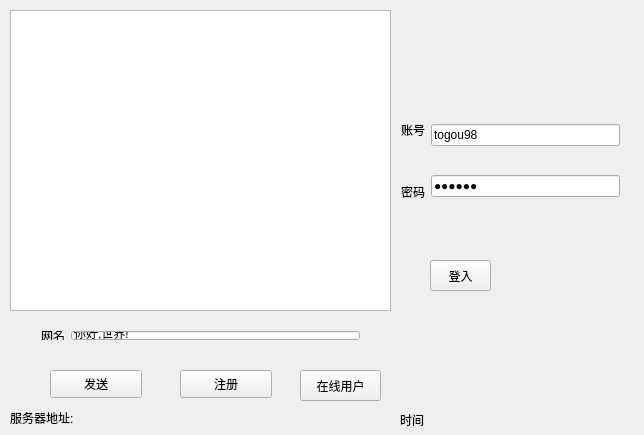
<?xml version="1.0" encoding="UTF-8"?>
<ui version="4.0">
 <class>Widget</class>
 <widget class="QWidget" name="Widget">
  <property name="geometry">
   <rect>
    <x>0</x>
    <y>0</y>
    <width>644</width>
    <height>435</height>
   </rect>
  </property>
  <property name="sizePolicy">
   <sizepolicy hsizetype="Fixed" vsizetype="Fixed">
    <horstretch>0</horstretch>
    <verstretch>0</verstretch>
   </sizepolicy>
  </property>
  <property name="windowTitle">
   <string>在线聊天室</string>
  </property>
  <property name="windowOpacity">
   <double>1.000000000000000</double>
  </property>
  <widget class="QPushButton" name="send">
   <property name="geometry">
    <rect>
     <x>50</x>
     <y>370</y>
     <width>92</width>
     <height>28</height>
    </rect>
   </property>
   <property name="text">
    <string>发送</string>
   </property>
  </widget>
  <widget class="QPlainTextEdit" name="record">
   <property name="geometry">
    <rect>
     <x>10</x>
     <y>10</y>
     <width>381</width>
     <height>301</height>
    </rect>
   </property>
   <property name="readOnly">
    <bool>true</bool>
   </property>
  </widget>
  <widget class="QLabel" name="addr">
   <property name="geometry">
    <rect>
     <x>10</x>
     <y>410</y>
     <width>261</width>
     <height>16</height>
    </rect>
   </property>
   <property name="text">
    <string>服务器地址:</string>
   </property>
  </widget>
  <widget class="QLabel" name="time">
   <property name="geometry">
    <rect>
     <x>400</x>
     <y>410</y>
     <width>191</width>
     <height>20</height>
    </rect>
   </property>
   <property name="text">
    <string>时间</string>
   </property>
  </widget>
  <widget class="QPushButton" name="Reg">
   <property name="geometry">
    <rect>
     <x>180</x>
     <y>370</y>
     <width>92</width>
     <height>28</height>
    </rect>
   </property>
   <property name="text">
    <string>注册</string>
   </property>
  </widget>
  <widget class="QWidget" name="horizontalLayoutWidget_2">
   <property name="geometry">
    <rect>
     <x>390</x>
     <y>90</y>
     <width>241</width>
     <height>141</height>
    </rect>
   </property>
   <layout class="QHBoxLayout" name="horizontalLayout_2">
    <item>
     <layout class="QHBoxLayout" name="horizontalLayout">
      <item>
       <layout class="QVBoxLayout" name="verticalLayout_2">
        <item>
         <widget class="QLabel" name="acc">
          <property name="text">
           <string>账号</string>
          </property>
         </widget>
        </item>
        <item>
         <widget class="QLabel" name="passwd">
          <property name="text">
           <string>密码</string>
          </property>
         </widget>
        </item>
       </layout>
      </item>
     </layout>
    </item>
    <item>
     <layout class="QVBoxLayout" name="verticalLayout">
      <item>
       <widget class="QLineEdit" name="inacc">
        <property name="text">
         <string>togou98</string>
        </property>
        <property name="maxLength">
         <number>32</number>
        </property>
       </widget>
      </item>
      <item>
       <widget class="QLineEdit" name="inpasswd">
        <property name="text">
         <string>123456</string>
        </property>
        <property name="maxLength">
         <number>32</number>
        </property>
        <property name="echoMode">
         <enum>QLineEdit::Password</enum>
        </property>
       </widget>
      </item>
     </layout>
    </item>
   </layout>
  </widget>
  <widget class="QLabel" name="light">
   <property name="geometry">
    <rect>
     <x>500</x>
     <y>10</y>
     <width>61</width>
     <height>61</height>
    </rect>
   </property>
   <property name="focusPolicy">
    <enum>Qt::NoFocus</enum>
   </property>
   <property name="autoFillBackground">
    <bool>true</bool>
   </property>
   <property name="text">
    <string/>
   </property>
   <property name="textFormat">
    <enum>Qt::RichText</enum>
   </property>
   <property name="pixmap">
    <pixmap resource="IMG/res.qrc">:/NO.png</pixmap>
   </property>
   <property name="scaledContents">
    <bool>true</bool>
   </property>
   <property name="wordWrap">
    <bool>false</bool>
   </property>
   <property name="margin">
    <number>0</number>
   </property>
   <property name="indent">
    <number>0</number>
   </property>
   <property name="openExternalLinks">
    <bool>false</bool>
   </property>
  </widget>
  <widget class="QPushButton" name="login">
   <property name="geometry">
    <rect>
     <x>430</x>
     <y>260</y>
     <width>61</width>
     <height>31</height>
    </rect>
   </property>
   <property name="text">
    <string>登入</string>
   </property>
  </widget>
  <widget class="QWidget" name="horizontalLayoutWidget">
   <property name="geometry">
    <rect>
     <x>30</x>
     <y>320</y>
     <width>341</width>
     <height>31</height>
    </rect>
   </property>
   <layout class="QHBoxLayout" name="horizontalLayout_3">
    <item>
     <widget class="QLabel" name="nickname">
      <property name="text">
       <string>网名</string>
      </property>
      <property name="alignment">
       <set>Qt::AlignCenter</set>
      </property>
     </widget>
    </item>
    <item>
     <widget class="QLineEdit" name="input">
      <property name="text">
       <string>你好,世界!</string>
      </property>
     </widget>
    </item>
   </layout>
  </widget>
  <widget class="QPushButton" name="onlineuser">
   <property name="geometry">
    <rect>
     <x>300</x>
     <y>370</y>
     <width>81</width>
     <height>31</height>
    </rect>
   </property>
   <property name="text">
    <string>在线用户</string>
   </property>
  </widget>
 </widget>
 <layoutdefault spacing="6" margin="11"/>
 <tabstops>
  <tabstop>inacc</tabstop>
  <tabstop>inpasswd</tabstop>
  <tabstop>login</tabstop>
  <tabstop>Reg</tabstop>
  <tabstop>input</tabstop>
  <tabstop>send</tabstop>
  <tabstop>record</tabstop>
 </tabstops>
 <resources>
  <include location="IMG/res.qrc"/>
 </resources>
 <connections/>
</ui>
